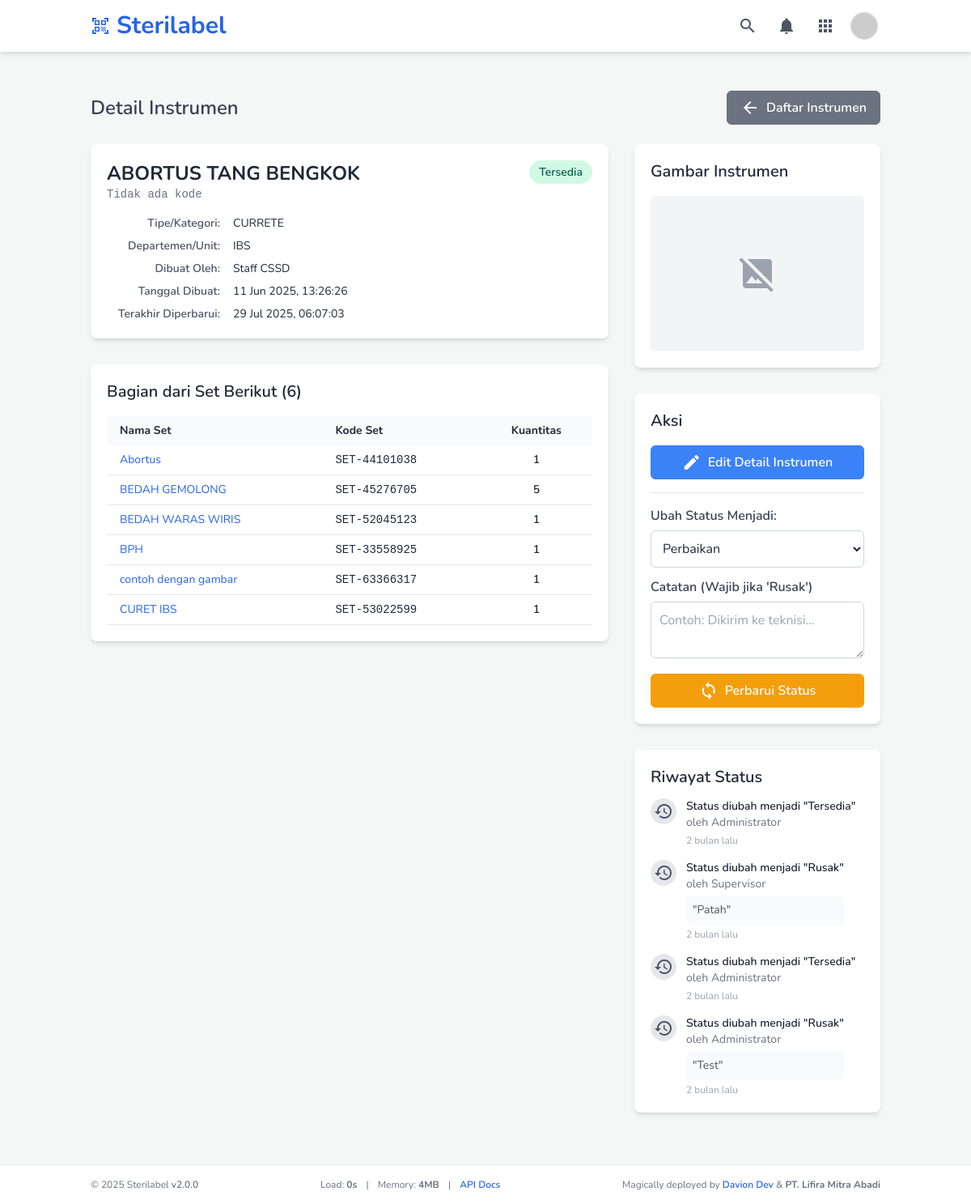
The app's page /instrument_detail.php?instrument_id=70 (signed in), older data.
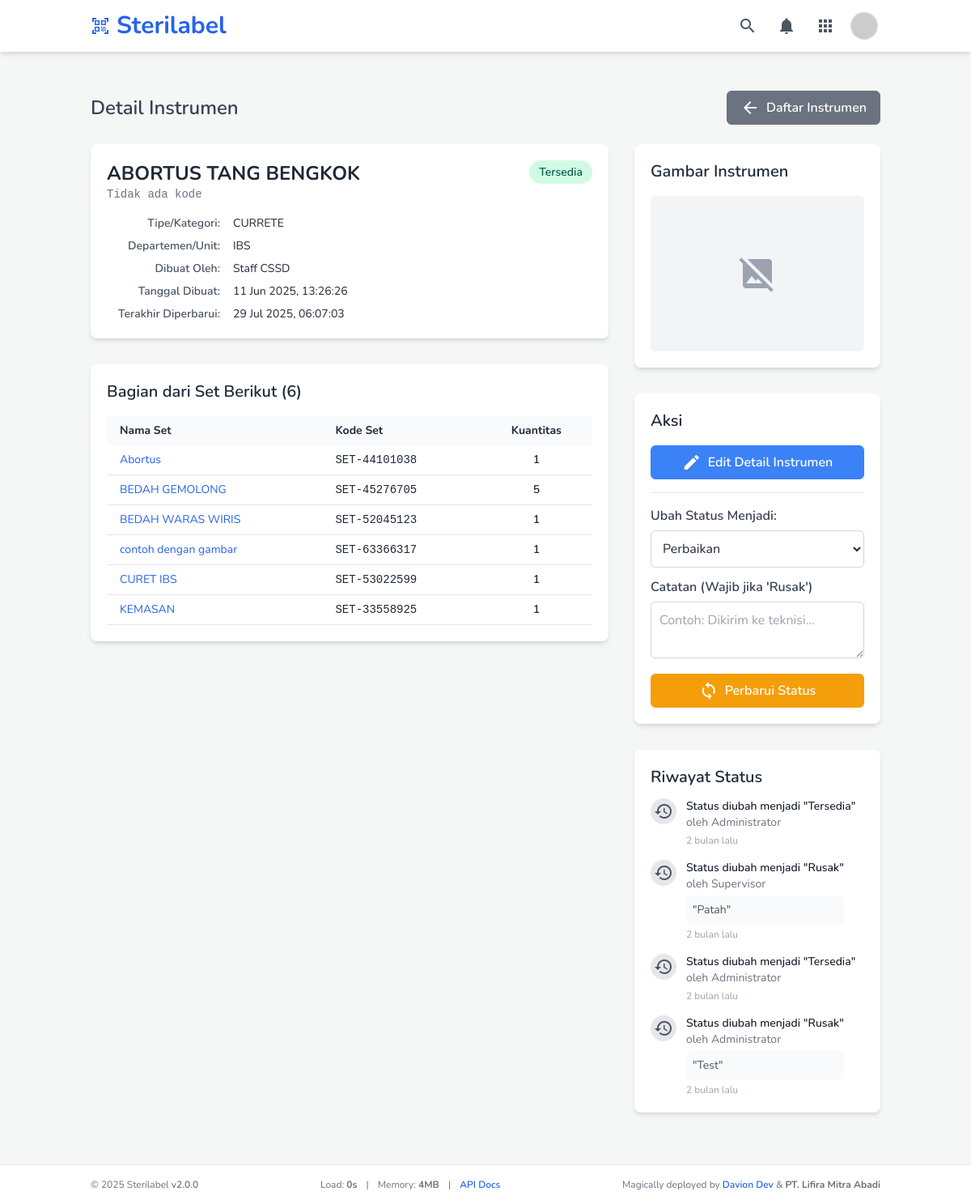
The same page, newer data.
### tables this page shows
CREATE TABLE `instruments` (
  `instrument_id` int(11) NOT NULL,
  `instrument_name` varchar(255) NOT NULL,
  `instrument_code` varchar(100) DEFAULT NULL,
  `instrument_type_id` int(11) DEFAULT NULL,
  `department_id` int(11) NOT NULL,
  `notes` text DEFAULT NULL,
  `image_filename` varchar(255) DEFAULT NULL,
  `status` varchar(50) NOT NULL DEFAULT 'tersedia',
  `expiry_in_days` int(5) DEFAULT NULL COMMENT 'Masa kedaluwarsa standar untuk instrumen ini dalam hari. NULL berarti menggunakan pengaturan global.',
  `created_by_user_id` int(11) DEFAULT NULL,
  `created_at` timestamp NULL DEFAULT current_timestamp(),
  `updated_at` timestamp NULL DEFAULT current_timestamp() ON UPDATE current_timestamp()
);

CREATE TABLE `instrument_types` (
  `type_id` int(11) NOT NULL,
  `type_name` varchar(100) NOT NULL,
  `is_active` tinyint(1) NOT NULL DEFAULT 1,
  `created_at` timestamp NOT NULL DEFAULT current_timestamp()
);

CREATE TABLE `departments` (
  `department_id` int(11) NOT NULL,
  `department_name` varchar(100) NOT NULL,
  `is_active` tinyint(1) NOT NULL DEFAULT 1,
  `created_at` timestamp NOT NULL DEFAULT current_timestamp()
);

CREATE TABLE `users` (
  `user_id` int(11) NOT NULL,
  `username` varchar(50) NOT NULL,
  `email` varchar(100) DEFAULT NULL,
  `password_hash` varchar(255) NOT NULL,
  `full_name` varchar(100) DEFAULT NULL,
  `role` enum('admin','staff','supervisor') NOT NULL DEFAULT 'staff',
  `created_at` timestamp NULL DEFAULT current_timestamp()
);

CREATE TABLE `instrument_set_items` (
  `set_item_id` int(11) NOT NULL,
  `set_id` int(11) NOT NULL,
  `instrument_id` int(11) NOT NULL,
  `quantity` int(11) NOT NULL DEFAULT 1
);

CREATE TABLE `instrument_sets` (
  `set_id` int(11) NOT NULL,
  `set_name` varchar(255) NOT NULL,
  `set_code` varchar(100) DEFAULT NULL,
  `special_instructions` text DEFAULT NULL,
  `expiry_in_days` int(5) DEFAULT NULL COMMENT 'Masa kedaluwarsa standar untuk set ini dalam hari. NULL berarti menggunakan aturan terpendek dari item di dalamnya atau pengaturan global.',
  `created_by_user_id` int(11) DEFAULT NULL,
  `created_at` timestamp NULL DEFAULT current_timestamp(),
  `updated_at` timestamp NULL DEFAULT current_timestamp() ON UPDATE current_timestamp()
);

CREATE TABLE `instrument_history` (
  `history_id` int(11) NOT NULL,
  `instrument_id` int(11) NOT NULL,
  `changed_to_status` varchar(50) NOT NULL,
  `user_id` int(11) DEFAULT NULL,
  `change_timestamp` timestamp NOT NULL DEFAULT current_timestamp(),
  `notes` text DEFAULT NULL
);

### config.php (called while the page is built, shortened)
<?php
if (!function_exists('getUniversalStatusBadge')) {
    function getUniversalStatusBadge(string $status): array
    {
        $statusLower = strtolower(str_replace(' ', '_', $status));
        $defaultClass = 'bg-gray-100 text-gray-700';
        $defaultText = ucfirst(str_replace('_', ' ', $status));
        $statusMap = [
            'active' => ['text' => 'Aktif', 'class' => 'bg-green-100 text-green-800'],
            'used' => ['text' => 'Telah Digunakan', 'class' => 'bg-blue-100 text-blue-800'],
            'expired' => ['text' => 'Kedaluwarsa', 'class' => 'bg-red-100 text-red-800'],
            'pending_validation' => ['text' => 'Pending Validasi', 'class' => 'bg-yellow-100 text-yellow-800'],
            'recalled' => ['text' => 'Ditarik Kembali', 'class' => 'bg-purple-100 text-purple-700'],
            'voided' => ['text' => 'Dibatalkan', 'class' => 'bg-gray-400 text-white'],
            'persiapan' => ['text' => 'Persiapan', 'class' => 'bg-gray-200 text-gray-800'],
            'menunggu_validasi' => ['text' => 'Menunggu Validasi', 'class' => 'bg-yellow-100 text-yellow-800'],
            'completed' => ['text' => 'Selesai (Lulus)', 'class' => 'bg-green-100 text-green-800'],
            'selesai' => ['text' => 'Selesai (Lulus)', 'class' => 'bg-green-100 text-green-800'],
            'failed' => ['text' => 'Gagal', 'class' => 'bg-red-100 text-red-800'],
            'gagal' => ['text' => 'Gagal', 'class' => 'bg-red-100 text-red-800'],
            'tersedia' => ['text' => 'Tersedia', 'class' => 'bg-green-100 text-green-800'],
            'sterilisasi' => ['text' => 'Sterilisasi', 'class' => 'bg-blue-100 text-blue-800'],
            'perbaikan' => ['text' => 'Perbaikan', 'class' => 'bg-yellow-100 text-yellow-800'],
            'rusak' => ['text' => 'Rusak', 'class' => 'bg-red-100 text-red-800'],
        ];
        return $statusMap[$statusLower] ?? ['text' => $defaultText, 'class' => $defaultClass];
    }
}
if (!function_exists('timeAgo')) {
    function timeAgo(string $datetime): string {
        try {
            $now = new DateTime('now', new DateTimeZone('Asia/Jakarta'));
            $ago = new DateTime($datetime, new DateTimeZone('Asia/Jakarta'));
            $diff = $now->diff($ago);
            $diff->w = floor($diff->d / 7);
            $diff->d -= $diff->w * 7;
            $string = ['y' => 'tahun', 'm' => 'bulan', 'w' => 'minggu', 'd' => 'hari', 'h' => 'jam', 'i' => 'menit', 's' => 'detik'];
            foreach ($string as $k => &$v) {
                if ($diff->$k) $v = $diff->$k . ' ' . $v; else unset($string[$k]);
            }
            return implode(', ', array_slice($string, 0, 1)) . ' lalu';
        } catch (Exception $e) {
            error_log("Error in timeAgo function (config.php): " . $e->getMessage() . " for datetime: " . $datetime);
            return 'tanggal tidak valid';
        }
    }
}

### instrument_detail.php (the view, shortened to what the rows shown need)
<?php
require_once 'header.php';
$instrumentId = null;
$instrumentData = null;
$setsContainingInstrument = [];
$instrumentHistory = [];
if (isset($_GET['instrument_id']) && is_numeric($_GET['instrument_id'])) {
    $instrumentId = (int)$_GET['instrument_id'];
} else {
    $_SESSION['flash_message'] = ['type' => 'error', 'text' => 'ID Instrumen tidak valid atau tidak disediakan.'];
    header("Location: manage_instruments.php");
    exit;
}
$conn = connectToDatabase();
if ($conn) {
    $sql = "SELECT i.*, u.username as creator_username, u.full_name as creator_full_name, it.type_name, d.department_name
            FROM instruments i
            LEFT JOIN users u ON i.created_by_user_id = u.user_id
            LEFT JOIN instrument_types it ON i.instrument_type_id = it.type_id
            LEFT JOIN departments d ON i.department_id = d.department_id
            WHERE i.instrument_id = ?";
    if ($stmt = $conn->prepare($sql)) {
        $stmt->bind_param("i", $instrumentId);
        $stmt->execute();
        $result = $stmt->get_result();
        if ($result && $result->num_rows === 1) {
            $instrumentData = $result->fetch_assoc();
        } else {
            $pageErrorMessage = "Instrumen tidak ditemukan (ID: " . htmlspecialchars((string)$instrumentId) . ").";
        }
    } else {
        $pageErrorMessage = "Gagal mempersiapkan statement: " . $conn->error;
    }
    if ($instrumentData) {
        $sqlSets = "SELECT s.set_id, s.set_name, s.set_code, isi.quantity
                    FROM instrument_set_items isi
                    JOIN instrument_sets s ON isi.set_id = s.set_id
                    WHERE isi.instrument_id = ? ORDER BY s.set_name ASC";
        if ($stmtSets = $conn->prepare($sqlSets)) {
            $stmtSets->bind_param("i", $instrumentId);
            $stmtSets->execute();
            $resultSets = $stmtSets->get_result();
            while ($rowSet = $resultSets->fetch_assoc()) {
                $setsContainingInstrument[] = $rowSet;
            }
        }
        $sqlHistory = "SELECT h.*, u.full_name as changer_name, u.username as changer_username
                       FROM instrument_history h
                       LEFT JOIN users u ON h.user_id = u.user_id
                       WHERE h.instrument_id = ? ORDER BY h.change_timestamp DESC";
        if ($stmtHistory = $conn->prepare($sqlHistory)) {
            $stmtHistory->bind_param("i", $instrumentId);
            $stmtHistory->execute();
            $resultHistory = $stmtHistory->get_result();
            while ($rowHistory = $resultHistory->fetch_assoc()) {
                $instrumentHistory[] = $rowHistory;
            }
        }
    }
} else {
    $pageErrorMessage = "Koneksi database gagal.";
}
?>
<main class="container mx-auto px-6 py-8">
    <div class="flex flex-wrap justify-between items-center mb-6 gap-4">
        <h2 class="text-2xl font-semibold text-gray-700">
            Detail Instrumen
        </h2>
    </div>
    <?php if ($instrumentData): ?>
    <div class="grid grid-cols-1 lg:grid-cols-3 gap-8">
        <div class="lg:col-span-2 space-y-8">
            <div class="card">
                <div class="flex items-start justify-between mb-4">
                    <div>
                        <h3 class="text-2xl font-bold text-gray-800"><?php echo htmlspecialchars($instrumentData['instrument_name']); ?></h3>
                        <p class="font-mono text-sm text-gray-500"><?php echo htmlspecialchars($instrumentData['instrument_code'] ?? 'Tidak ada kode'); ?></p>
                    </div>
                    <?php $statusInfo = getUniversalStatusBadge($instrumentData['status']); ?>
                    <span class="status-badge-lg <?php echo $statusInfo['class']; ?> whitespace-nowrap"><?php echo $statusInfo['text']; ?></span>
                </div>
                 <dl class="detail-grid text-sm">
                    <dt>Tipe/Kategori:</dt><dd><?php echo htmlspecialchars($instrumentData['type_name'] ?? '-'); ?></dd>
                    <dt>Departemen/Unit:</dt><dd><?php echo htmlspecialchars($instrumentData['department_name'] ?? '-'); ?></dd>
                    <dt>Dibuat Oleh:</dt><dd><?php echo htmlspecialchars($instrumentData['creator_full_name'] ?? ($instrumentData['creator_username'] ?? 'N/A')); ?></dd>
                    <dt>Tanggal Dibuat:</dt><dd><?php echo (new DateTime($instrumentData['created_at']))->format('d M Y, H:i:s'); ?></dd>
                    <dt>Terakhir Diperbarui:</dt><dd><?php echo (new DateTime($instrumentData['updated_at']))->format('d M Y, H:i:s'); ?></dd>
                </dl>
            </div>
            <div class="card">
                <h3 class="text-xl font-semibold text-gray-800 mb-4">Bagian dari Set Berikut (<?php echo count($setsContainingInstrument); ?>)</h3>
                <?php if (!empty($setsContainingInstrument)): ?>
                    <div class="overflow-x-auto">
                        <table class="w-full text-sm">
                            <thead class="bg-gray-50"><tr><th class="px-4 py-2 text-left">Nama Set</th><th class="px-4 py-2 text-left">Kode Set</th><th class="px-4 py-2 text-center">Kuantitas</th></tr></thead>
                            <tbody>
                                <?php foreach ($setsContainingInstrument as $set): ?>
                                    <tr class="border-b"><td class="px-4 py-2"><a href="set_detail.php?set_id=<?php echo $set['set_id']; ?>" class="text-blue-600 hover:underline"><?php echo htmlspecialchars($set['set_name']); ?></a></td><td class="px-4 py-2 font-mono"><?php echo htmlspecialchars($set['set_code'] ?? '-'); ?></td><td class="px-4 py-2 text-center font-semibold"><?php echo htmlspecialchars((string)$set['quantity']); ?></td></tr>
                                <?php endforeach; ?>
                            </tbody>
                        </table>
                    </div>
                <?php else: ?><p class="text-gray-600">Instrumen ini tidak tergabung dalam set manapun.</p><?php endif; ?>
            </div>
        </div>
        <div class="lg:col-span-1 space-y-8">
            <div class="card">
                <h3 class="text-xl font-semibold text-gray-800 mb-4">Gambar Instrumen</h3>
                <div class="w-full h-48 bg-gray-100 rounded-md flex items-center justify-center">
                    <?php if (!empty($instrumentData['image_filename']) && file_exists('uploads/instruments/' . $instrumentData['image_filename'])): ?>
                        <img src="uploads/instruments/<?php echo htmlspecialchars($instrumentData['image_filename']); ?>?t=<?php echo time(); ?>" alt="Gambar Instrumen" class="max-h-full max-w-full object-contain">
                    <?php else: ?>
                        <span class="material-icons text-gray-400" style="font-size: 48px;">image_not_supported</span>
                    <?php endif; ?>
                </div>
            </div>
            <div class="card">
                <h3 class="text-xl font-semibold text-gray-800 mb-4">Aksi</h3>
                <div class="space-y-4">
                    <a href="instrument_edit.php?instrument_id=<?php echo $instrumentId; ?>" class="btn btn-primary w-full"><span class="material-icons mr-2">edit</span>Edit Detail Instrumen</a>
                    <div class="border-t pt-4">
                        <form action="php_scripts/instrument_update_status.php" method="POST">
                            <div class="mb-3">
                                <label for="new_status" class="form-label font-medium">Ubah Status Menjadi:</label>
                                <select name="new_status" id="new_status" class="form-select">
                                    <option value="perbaikan" <?php echo $instrumentData['status'] === 'perbaikan' ? 'disabled' : ''; ?>>Perbaikan</option>
                                </select>
                            </div>
                            <div class="mb-3">
                                <label for="status_notes" class="form-label">Catatan (Wajib jika 'Rusak')</label>
                                <textarea name="notes" id="status_notes" rows="2" class="form-input" placeholder="Contoh: Dikirim ke teknisi..."></textarea>
                            </div>
                            <button type="submit" class="btn btn-warning w-full"><span class="material-icons mr-2">sync</span>Perbarui Status</button>
                        </form>
                    </div>
                </div>
            </div>
            <div class="card">
                <h3 class="text-xl font-semibold text-gray-800 mb-3">Riwayat Status</h3>
                <?php if (!empty($instrumentHistory)): ?>
                    <ul class="space-y-4">
                        <?php foreach ($instrumentHistory as $history): ?>
                            <li class="flex space-x-3">
                                <div class="flex-shrink-0">
                                    <span class="h-8 w-8 rounded-full flex items-center justify-center bg-gray-200 text-gray-600"><span class="material-icons text-lg">history</span></span>
                                </div>
                                <div>
                                    <p class="text-sm font-medium text-gray-900">Status diubah menjadi "<?php echo htmlspecialchars(getUniversalStatusBadge($history['changed_to_status'])['text']); ?>"</p>
                                    <p class="text-sm text-gray-500">oleh <?php echo htmlspecialchars($history['changer_name'] ?? ($history['changer_username'] ?? 'Sistem')); ?></p>
                                    <?php if (!empty($history['notes'])): ?>
                                        <p class="mt-1 text-sm text-gray-600 bg-gray-50 p-2 rounded-md">"<?php echo nl2br(htmlspecialchars($history['notes'])); ?>"</p>
                                    <?php endif; ?>
                                    <p class="text-xs text-gray-400 mt-1" title="<?php echo (new DateTime($history['change_timestamp']))->format('d M Y, H:i:s'); ?>"><?php echo timeAgo($history['change_timestamp']); ?></p>
                                </div>
                            </li>
                        <?php endforeach; ?>
                    </ul>
                <?php else: ?><p class="text-gray-600">Belum ada riwayat perubahan status.</p><?php endif; ?>
            </div>
        </div>
    </div>
    <?php endif; ?>
</main>
<?php
require_once 'footer.php';
?>

Row changes from the older to the newer data that the page shows:
removed instrument_set_items: set.set_name "BPH", set.set_code "SET-33558925", quantity "1"
added instrument_set_items: set.set_name "KEMASAN", set.set_code "SET-33558925", quantity "1"
